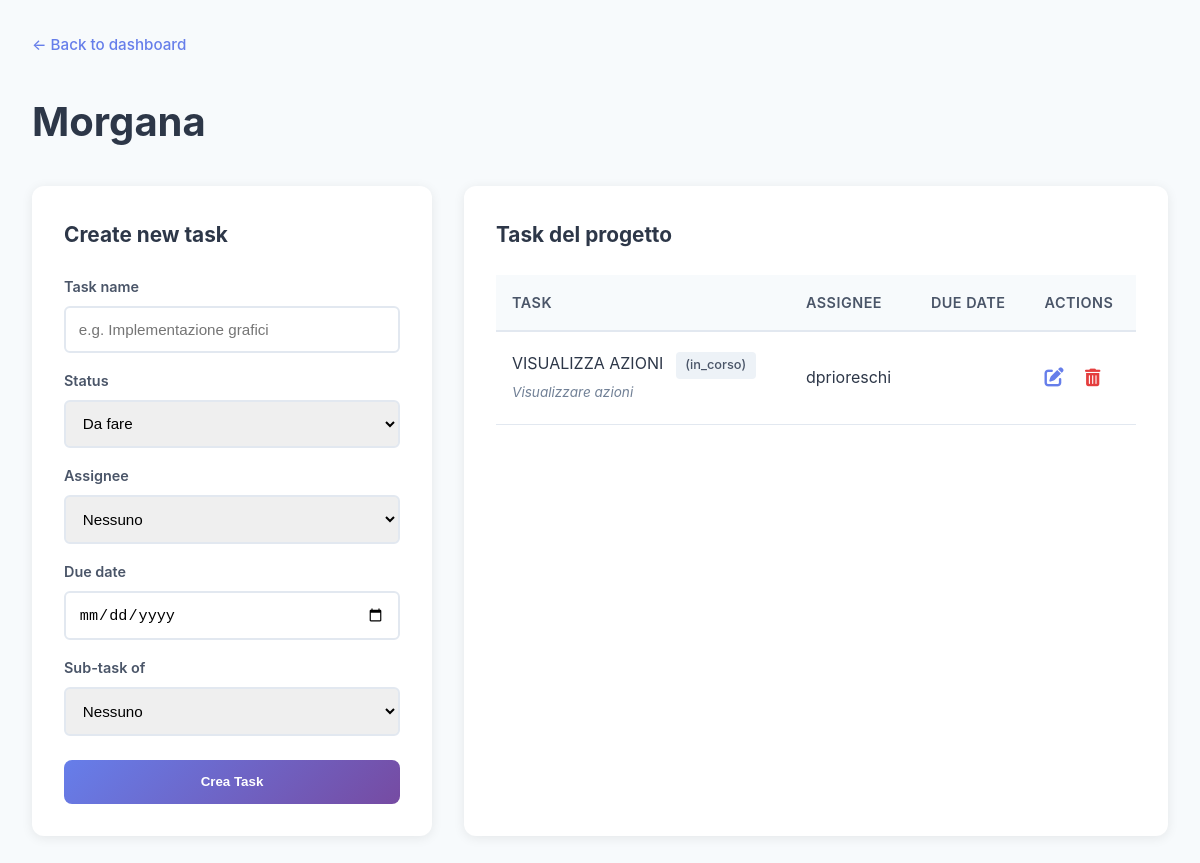
/progetto/1 (signed in), run on the app's committed database.
### tables this page shows
CREATE TABLE progetti (
            id INTEGER PRIMARY KEY AUTOINCREMENT,
            nome TEXT NOT NULL,
            owner_id INTEGER NOT NULL,
            FOREIGN KEY (owner_id) REFERENCES utenti(id)
        );

CREATE TABLE tasks (
            id INTEGER PRIMARY KEY AUTOINCREMENT,
            titolo TEXT NOT NULL,
            descrizione TEXT,
            progetto_id INTEGER NOT NULL,
            parent_id INTEGER,
            autore_id INTEGER NOT NULL,
            stato TEXT NOT NULL,
            assegnato_a INTEGER,
            scadenza TEXT,
            data_creazione TEXT DEFAULT CURRENT_TIMESTAMP,
            FOREIGN KEY (progetto_id) REFERENCES progetti(id),
            FOREIGN KEY (parent_id) REFERENCES tasks(id),
            FOREIGN KEY (autore_id) REFERENCES utenti(id),
            FOREIGN KEY (assegnato_a) REFERENCES utenti(id)
        );

CREATE TABLE utenti (
            id INTEGER PRIMARY KEY AUTOINCREMENT,
            nome TEXT NOT NULL,
            email TEXT UNIQUE NOT NULL,
            password_hash TEXT NOT NULL,
            ruolo TEXT NOT NULL
        );

### app/main.py (the view)
@app.get("/progetto/{progetto_id}", response_class=HTMLResponse)
async def visualizza_progetto(request: Request, progetto_id: int, user_id: str = Cookie(default=None)):
    if not user_id:
        return RedirectResponse("/login", status_code=302)
    db_path = get_db_path()
    conn = sqlite3.connect(db_path)
    c = conn.cursor()
    c.execute("""
        SELECT 1 FROM progetti p
        LEFT JOIN progetti_utenti pu ON p.id = pu.progetto_id
        WHERE p.id = ? AND (p.owner_id = ? OR pu.utente_id = ?)
    """, (progetto_id, user_id, user_id))
    if not c.fetchone():
        conn.close()
        return RedirectResponse("/", status_code=302)
    c.execute("SELECT nome FROM progetti WHERE id = ?", (progetto_id,))
    progetto = c.fetchone()
    if not progetto:
        conn.close()
        return RedirectResponse("/", status_code=302)
    c.execute("""SELECT id, titolo, descrizione, stato, parent_id, assegnato_a, scadenza
                 FROM tasks WHERE progetto_id = ?""", (progetto_id,))
    tasks = []
    for r in c.fetchall():
        tasks.append({
            "id": r[0],
            "titolo": r[1],
            "descrizione": r[2],
            "stato": r[3],
            "parent_id": r[4],
            "assegnato_a": r[5],
            "scadenza": r[6]
        })
    c.execute("""
        SELECT DISTINCT u.id, u.nome FROM utenti u
        INNER JOIN progetti_utenti pu ON u.id = pu.utente_id
        WHERE pu.progetto_id = ?
        UNION
        SELECT u.id, u.nome FROM utenti u
        INNER JOIN progetti p ON u.id = p.owner_id
        WHERE p.id = ?
    """, (progetto_id, progetto_id))
    membri_progetto = [{"id": r[0], "nome": r[1]} for r in c.fetchall()]
    conn.close()
    return templates.TemplateResponse("progetto.html", {
        "request": request,
        "progetto_nome": progetto[0],
        "progetto_id": progetto_id,
        "tasks": tasks,
        "membri_progetto": membri_progetto
    })

### frontend/templates/progetto.html (shortened to what this page needs)
<!DOCTYPE html>
<html lang="it">
<head>
    <link rel="stylesheet" href="/static/style.css">
    <link rel="stylesheet" href="https://cdnjs.cloudflare.com/ajax/libs/font-awesome/6.4.0/css/all.min.css">
</head>
<body>
    <div class="project-details-container">
        <nav class="back-nav">
            <a href="/">← Back to dashboard</a>
        </nav>
        <h1 class="project-title">{{ progetto_nome }}</h1>
        <div class="dashboard-project-split">
            <div class="project-tasks-create-panel">
                <h2 class="section-title">Create new task</h2>
                <form method="post" action="/crea_task" class="create-task-form">
                    <label for="titolo">Task name</label>
                    <input type="text" name="titolo" placeholder="e.g. Implementazione grafici" required>
                    <label for="stato">Status</label>
                    <select name="stato">
                        <option value="da_fare">Da fare</option>
                    </select>
                    <label for="assegnato_a">Assignee</label>
                    <select name="assegnato_a">
                        <option value="">Nessuno</option>
                    </select>
                    <label for="scadenza">Due date</label>
                    <input type="date" name="scadenza">
                    <label for="parent_id">Sub-task of</label>
                    <select name="parent_id">
                        <option value="">Nessuno</option>
                    </select>
                    <button type="submit" class="btn-accent">Crea Task</button>
                </form>
            </div>
            <div class="project-tasks-list-panel">
                <h2 class="section-title">Task del progetto</h2>
                <table class="table-tasks">
                    <thead>
                        <tr>
                            <th>Task</th>
                            <th>Assignee</th>
                            <th>Due Date</th>
                            <th>Actions</th>
                        </tr>
                    </thead>
                    <tbody>
                        {% for task in tasks %}
                        <tr>
                            <td>
                                {{ task.titolo }}
                                <span class="task-status">({{ task.stato }})</span>
                                {% if task.descrizione %}
                                    <br><span class="task-description">{{ task.descrizione }}</span>
                                {% endif %}
                            </td>
                            <td>
                                {% if task.assegnato_a %}
                                    {% for membro in membri_progetto %}
                                        {% if membro.id == task.assegnato_a %}
                                            {{ membro.nome }}
                                        {% endif %}
                                    {% endfor %}
                                {% else %}
                                    Nessuno
                                {% endif %}
                            </td>
                            <td>
                            </td>
                            <td>
                                <a href="/modifica_task/{{ task.id }}?progetto_id={{ progetto_id }}" class="icon-edit" title="Modifica">
                                    <i class="fas fa-edit"></i>
                                </a>
                                <form method="post" action="/elimina_task" style="display:inline;">
                                    <button type="submit" class="icon-delete" title="Elimina" onclick="return confirm('Sei sicuro di voler eliminare questo task e tutti i suoi subtasks?');">
                                        <i class="fas fa-trash-alt"></i>
                                    </button>
                                </form>
                            </td>
                        </tr>
                        {% else %}
                        <tr>
                            <td colspan="4">Nessun task trovato</td>
                        </tr>
                        {% endfor %}
                    </tbody>
                </table>
            </div>
        </div>
    </div>
</body>
</html>

### frontend/static/style.css (style rules this page uses)
* { margin: 0; padding: 0; box-sizing: border-box; }
body { font-family: 'Inter', -apple-system, BlinkMacSystemFont, 'Segoe UI', Roboto, Oxygen, Ubuntu, Cantarell, sans-serif; background: linear-gradient(135deg, #667eea 0%, #764ba2 100%); min-height: 100vh; color: #2d3748; line-height: 1.6; }
a { color: #25b7ff; text-decoration: none; transition: color 0.3s ease; }
.project-details-container { min-height: 100vh; background: #f7fafc; padding: 2rem; }
.back-nav { max-width: 1400px; margin: 0 auto 2rem; }
.back-nav a { color: #667eea; font-weight: 500; font-size: 0.95rem; display: inline-flex; align-items: center; transition: color 0.3s ease; }
.project-title { max-width: 1400px; margin: 0 auto 2rem; font-size: 2.5rem; color: #2d3748; font-weight: 700; }
.dashboard-project-split { max-width: 1400px; margin: 0 auto; display: grid; grid-template-columns: 400px 1fr; gap: 2rem; }
.project-tasks-create-panel { background: white; padding: 2rem; border-radius: 12px; box-shadow: 0 2px 12px rgba(0, 0, 0, 0.08); height: fit-content; }
.section-title { font-size: 1.3rem; color: #2d3748; font-weight: 700; margin-bottom: 1.5rem; }
.create-task-form label { display: block; margin-top: 1rem; margin-bottom: 0.5rem; color: #4a5568; font-weight: 600; font-size: 0.9rem; }
.create-task-form input, .create-task-form select, .create-task-form textarea { width: 100%; padding: 0.8rem; border: 2px solid #e2e8f0; border-radius: 6px; font-size: 0.95rem; transition: border-color 0.3s ease; }
.btn-accent { width: 100%; margin-top: 1.5rem; padding: 0.9rem; background: linear-gradient(135deg, #667eea 0%, #764ba2 100%); color: white; border: none; border-radius: 8px; font-weight: 600; cursor: pointer; transition: all 0.3s ease; }
.project-tasks-list-panel { background: white; padding: 2rem; border-radius: 12px; box-shadow: 0 2px 12px rgba(0, 0, 0, 0.08); }
.table-tasks { width: 100%; border-collapse: collapse; margin-top: 1rem; }
.table-tasks thead { background: #f7fafc; border-bottom: 2px solid #e2e8f0; }
.table-tasks th { padding: 1rem; text-align: left; font-weight: 600; color: #4a5568; font-size: 0.9rem; text-transform: uppercase; letter-spacing: 0.5px; }
.table-tasks td { padding: 1.2rem 1rem; border-bottom: 1px solid #e2e8f0; }
.table-tasks tbody tr { transition: background 0.2s ease; }
.task-status { display: inline-block; padding: 0.2rem 0.6rem; background: #edf2f7; color: #4a5568; border-radius: 4px; font-size: 0.8rem; font-weight: 500; margin-left: 0.5rem; }
.task-description { font-size: 0.85rem; color: #718096; font-style: italic; }
.icon-edit { color: #667eea; margin-right: 1rem; font-size: 1.2rem; transition: color 0.3s ease; }
.icon-delete { background: transparent; border: none; color: #e53e3e; font-size: 1.1rem; cursor: pointer; transition: color 0.3s ease; }

### data on the page
progetti: nome "Morgana"
tasks: titolo "VISUALIZZA AZIONI", stato "in_corso", descrizione "Visualizzare azioni"
utenti: nome "dprioreschi"
